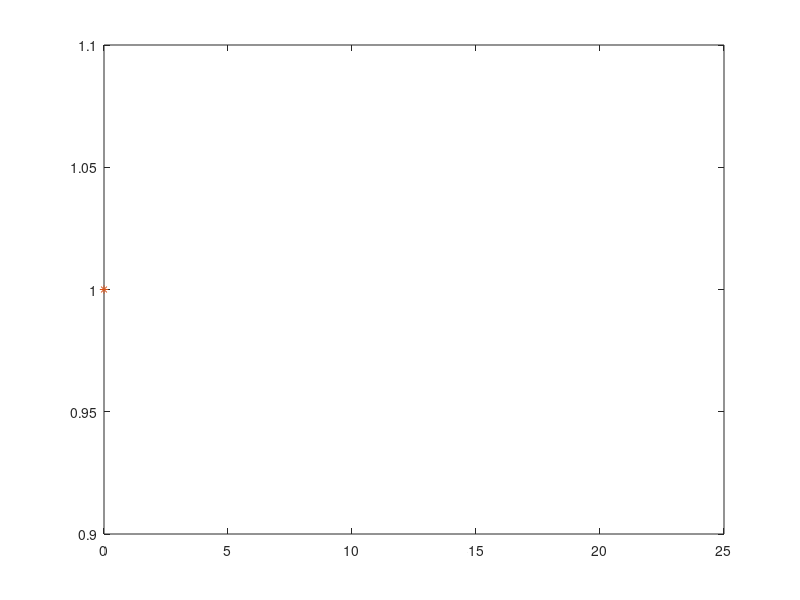

MATLAB code to generate this figure:
clear
p = input('lil p = ');
N = input('nr of simulations = ');
for i=1:N;
  x(i)=0;
  while(rand>=p);
    x(i) = x(i)+1;
  endwhile
endfor

u_x = unique(x);
n_x = j=hist(x,length(u_x));
k=0:25;
p_k = geopdf(k,p);

plot(k,p_k,'.',u_x,n_x/N,'*')

